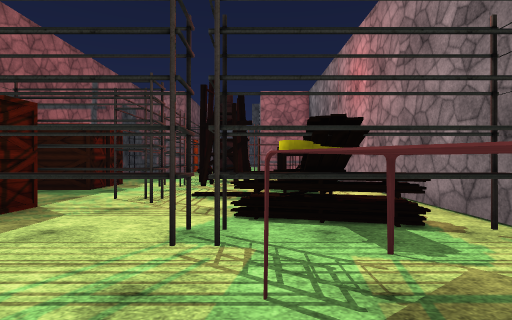
View 1 (above)

13 first-person views from a walk through a scene from a Unity 3-D project. The camera is 1.3 m above the floor, looks level and sees 80° across. The floor is counted in squares, 2 m on a side. Each view is taken from the middle of a square. On the plan, view 1 faces up. The plan holds only what a view shows up to about 10 squares ahead; the rest is blank. The place goes on beyond the plan. The player character is not drawn. Some animated figures are left out. Door leaves are left out, so doorways stand open. Some surface patterns are stand-ins.

View 2
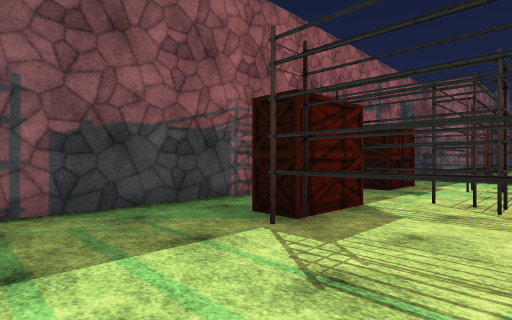

View 3
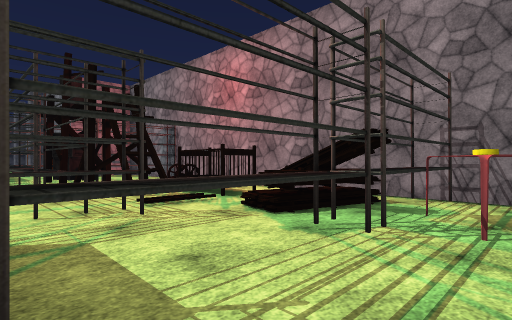

View 4
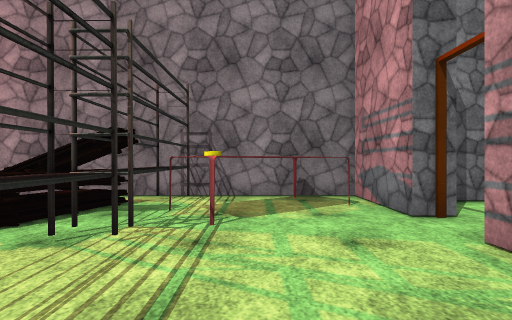

View 5
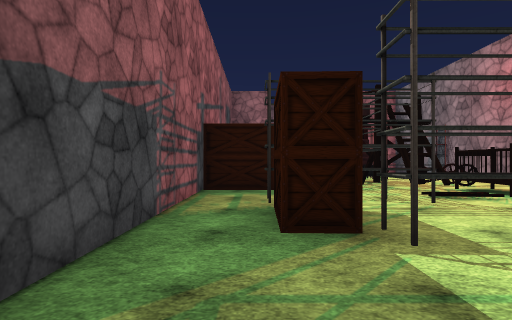

View 6
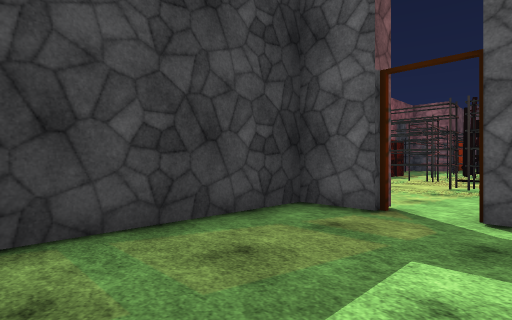

View 7
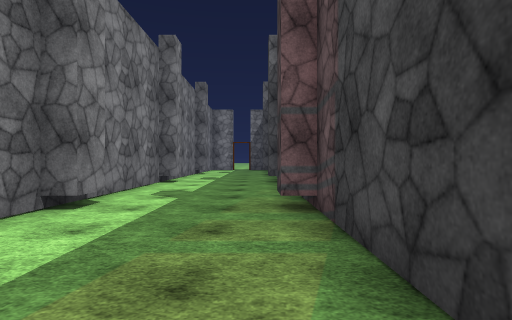

View 8
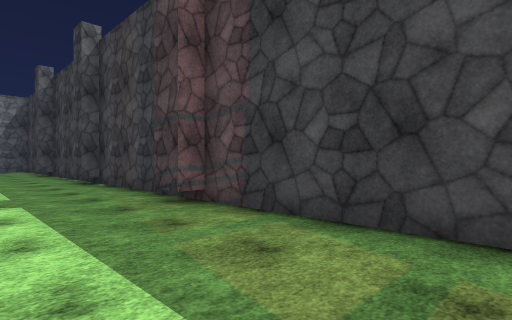

View 9
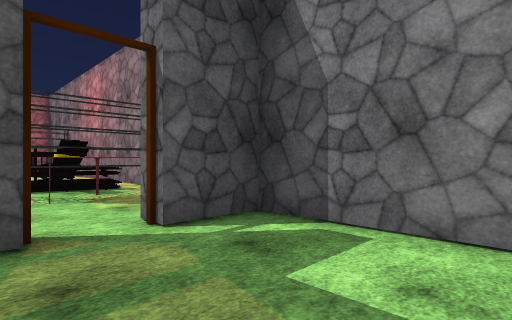

View 10
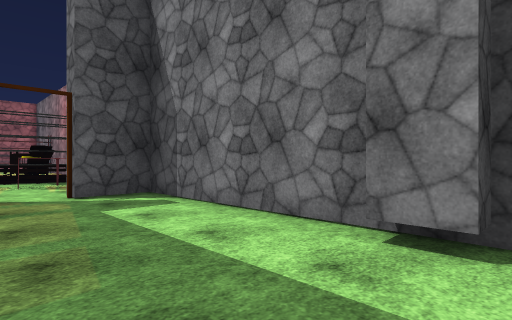

View 11
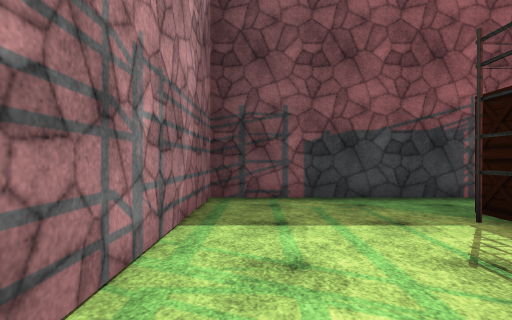

View 12
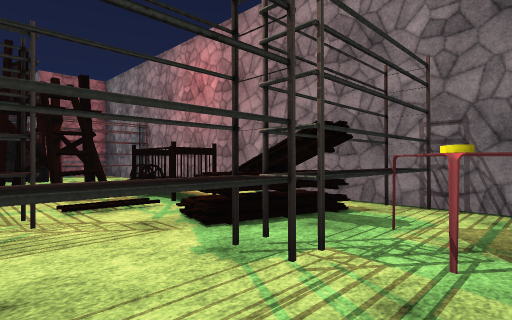

View 13
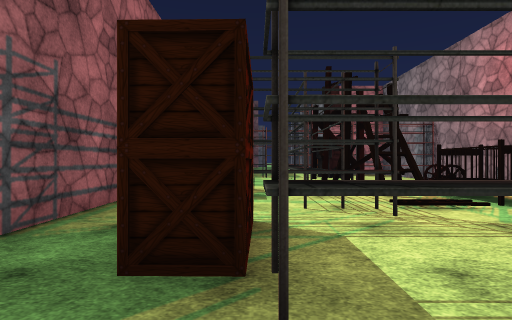

### Floor plan
Points are (right, up) in squares from view 1. A wall is a line through its corners. A room is listed if a view was taken in it or the views show most of it. See-through windows are left out.
Room 1 (views 1, 2, 3, 4, 5, 11, 12, 13)
walls: (-0.1, 6.9) (-1.3, 6.9) (-1.2, 8); (-5.1, 6.6) (-5.1, -0.8) (-0.6, -0.8); (0.4, -0.8) (2.5, -0.8) (2.5, 10.9)
ways out: open door at (0, -1) to room 2
objects: other object (-4, 3) to (-3, 4); other object (-4, 4) to (-1, 5); other object (-4, 7); other object (-4, 8); other object (-4, 12) to (-3, 13); other object (-3, 2) to (-1, 3); other object (-2, 5) to (-2, 7); other object (-2, 8) to (-2, 10); other object (-2, 10) to (0, 11); other object (-2, 12) to (-1, 12); other object (-1, 6) to (0, 6); other object (-1, 9); other object (-1, 10); other object (0, 2) to (2, 3); other object (0, 3); other object (1, 0) to (2, 1); other object (1, 5) to (1, 7); other object (1, 8); other object (1, 10) to (2, 11)
Room 2 (views 6, 7, 8, 9, 10)
walls: (1.8, -6.6) (1.3, -6.6) (1.3, -5.9) (1.9, -5.9); (-1.9, -5.9) (-1.3, -5.9) (-1.3, -6.6); (-0.6, -1.3) (-1.8, -1.3) (-1.8, -11.5); (-1.9, -10.7) (-1.3, -10.7) (-1.3, -11.4); (1.3, -11.4) (1.3, -10.7) (1.9, -10.7); (1.8, -11.5) (1.8, -1.3) (0.4, -1.3)
ways out: open door at (0, -1) to room 1

Where each view was taken, in squares from view 1:
view 1: 0 up, 0 right, facing up
view 2: 0 up, 1 left, facing up-left
view 3: 1 up, 3 left, facing up-right
view 4: 1 up, 3 left, facing right
view 5: 0 up, 4 left, facing up
view 6: 5 down, 1 right, facing up-left
view 7: 2 down, 1 left, facing down
view 8: 2 down, 1 right, facing down-left
view 9: 4 down, 1 left, facing up-right
view 10: 7 down, 1 left, facing up-right
view 11: 0 up, 0 right, facing left
view 12: 1 up, 2 left, facing up-right
view 13: 1 up, 3 left, facing up
